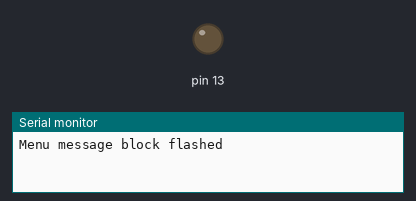
Recording of a sketch running on a simulated Arduino Uno, built with avr-gcc and run on an emulated ATmega328P. Shown: output pins drawn as LEDs (lit = HIGH), the last lines printed to the serial monitor. Wiring (inferred from the names in the program): 24Cxx EEPROM at I2C address 0x50. Dashed ring = blinking. EEPROM starts erased.

Above: at 0.6 s.
At 2.6 s:
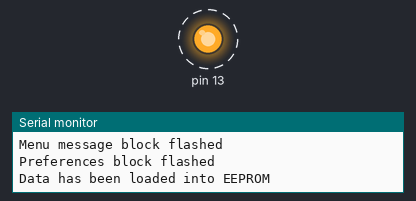
Timing chart, 0 to 3.0 s (numbered marks = the images above):
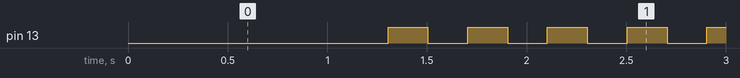

Measured:
- by itself, pin 13: alternates HIGH for 0.20 s and LOW for 0.20 s

The sketch:

eepromLoader.ino
```cpp
#include <Wire.h>
#include <avr/pgmspace.h>
#include "I2C_eeprom.h"
#include "ConfigBlock.h"
#include "MenuBlock.h"

#define MEM_CHIP_ADDR 0x50


#define PREERENCES_SIZE           2

bool wasRun = false;

I2C_eeprom ee(0x50);
byte ledState = LOW;

void setup() {
  pinMode(13, OUTPUT);
  digitalWrite(13, LOW);
  Wire.begin();
  Serial.begin(9600);
}

void loop() {
  if (!wasRun) {
    uint16_t offset = MEM_DATA_ADDR;
    offset = writeMenuUa(offset, &ee, true);
    offset = writeMenuEn(offset, &ee, true);
    offset = writePreferences(offset, &ee);

    wasRun = true;
    Serial.println("Data has been loaded into EEPROM");
  }

  digitalWrite(13, ledState);
  if (ledState == LOW) {
    ledState = HIGH;
  } else {
    ledState = LOW;
  }
  delay(200);
}

// --------------------------------------------------------------

//void readProgmem() {
//  byte data = 0;
//  for (int i = 0; i < MENU_ROWS; i++) {
//    for (int j = 0; j < MENU_LINE_LENGTH; j++) {
//      data = pgm_read_byte(menuUaBlock + i * MENU_LINE_LENGTH + j);
//      Serial.print(data, HEX);
//      Serial.print(" ");
//    }
//    Serial.println();
//  }
//}

unsigned int readInt(uint16_t address) {
  byte lowByte = ee.readByte(address);
  byte highByte = ee.readByte(address + 1);

  return ((lowByte << 0) & 0xFF) + ((highByte << 8) & 0xFF00);
}

void writeInt(uint16_t address, uint16_t value) {
  byte lowByte = ((value >> 0) & 0xFF);
  byte highByte = ((value >> 8) & 0xFF);

  ee.writeByte(address, lowByte);
  ee.writeByte(address + 1, highByte);
}

// -----------------------------------------------------------------

//
//void readMenu(int startAddr) {
//  for (int i = 0; i < MENU_ROWS; i++) {
//    for (int j = 0; j < MENU_LINE_LENGTH; j++) {
//      Serial.print(ee.readByte(startAddr + i * MENU_LINE_LENGTH + j), HEX);
//      Serial.print(" ");
//    }
//    Serial.println();
//  }
//}
```

I2C_eeprom.cpp
```cpp
//
//    FILE: I2C_eeprom.cpp
//  AUTHOR: Rob Tillaart
// VERSION: 1.0.05
// PURPOSE: Simple I2C_eeprom library for Arduino with EEPROM 24LC256 et al.
//
// HISTORY:
// 0.1.00 - 2011-01-21 initial version
// 0.1.01 - 2011-02-07 added setBlock function
// 0.2.00 - 2011-02-11 fixed 64 bit boundary bug
// 0.2.01 - 2011-08-13 _readBlock made more robust + return value
// 1.0.00 - 2013-06-09 support for Arduino 1.0.x
// 1.0.01 - 2013-11-01 fixed writeBlock bug, refactor
// 1.0.02 - 2013-11-03 optimize internal buffers, refactor
// 1.0.03 - 2013-11-03 refactor 5 millis() write-latency
// 1.0.04 - 2013-11-03 fix bug in readBlock, moved waitEEReady() -> more efficient.
// 1.0.05 - 2013-11-06 improved waitEEReady(), added determineSize()
//
// Released to the public domain
//

#include "I2C_eeprom.h"

I2C_eeprom::I2C_eeprom(uint8_t device)
{
    _deviceAddress = device;
    Wire.begin();
    _lastWrite = 0;
    TWBR = 12;          // 12=400Khz  32=200  72=100 152=50    F_CPU/16+(2*TWBR)
}

int I2C_eeprom::writeByte(uint16_t address, uint8_t data)
{
    int rv = _WriteBlock(address, &data, 1);
    return rv;
}

int I2C_eeprom::setBlock(uint16_t address, uint8_t data, uint16_t length)
{
    uint8_t buffer[I2C_TWIBUFFERSIZE];
    for (uint8_t i =0; i< I2C_TWIBUFFERSIZE; i++) buffer[i] = data;

    int rv = _pageBlock(address, buffer, length, false); // todo check return value..
    return rv;
}

int I2C_eeprom::writeBlock(uint16_t address, uint8_t* buffer, uint16_t length)
{
    int rv = _pageBlock(address, buffer, length, true); // todo check return value..
    return rv;
}

uint8_t I2C_eeprom::readByte(uint16_t address)
{
    uint8_t rdata;
    _ReadBlock(address, &rdata, 1);
    return rdata;
}

uint16_t I2C_eeprom::readBlock(uint16_t address, uint8_t* buffer, uint16_t length)
{
    uint16_t rv = 0;
    while (length > 0)
    {
        uint8_t cnt = min(length, I2C_TWIBUFFERSIZE);
        rv += _ReadBlock(address, buffer, cnt);
        address += cnt;
        buffer += cnt;
        length -= cnt;
    }
    return rv;
}

#ifdef I2C_EEPROM_EXTENDED
// returns 64, 32, 16, 8, 4, 2, 1, 0
// 0 is smaller than 1K
uint8_t I2C_eeprom::determineSize()
{
    uint8_t rv = 0;  // unknown
    uint8_t orgValues[8];
    uint16_t addr;

    // remember old values, non destructive
    for (uint8_t i=0; i<8; i++)
    {
        addr = (512 << i) + 1;
        orgValues[i] = readByte(addr);
    }

    // scan page folding
    for (uint8_t i=0; i<8; i++)
    {
        rv = i;
        uint16_t addr1 = (512 << i) + 1;
        uint16_t addr2 = (512 << (i+1)) + 1;
        writeByte(addr1, 0xAA);
        writeByte(addr2, 0x55);
        if (readByte(addr1) == 0x55) // folded!
        {
            break;
        }
    }

    // restore original values
    for (uint8_t i=0; i<8; i++)
    {
        uint16_t addr = (512 << i) + 1;
        writeByte(addr, orgValues[i]);
    }
    return 0x01 << (rv-1);
}
#endif

////////////////////////////////////////////////////////////////////
//
// PRIVATE
//

// _pageBlock aligns buffer to page boundaries for writing.
// and to TWI buffer size
// returns 0 = OK otherwise error
int I2C_eeprom::_pageBlock(uint16_t address, uint8_t* buffer, uint16_t length, bool incrBuffer)
{
    int rv = 0;
    while (length > 0)
    {
        uint8_t bytesUntilPageBoundary = I2C_EEPROM_PAGESIZE - address%I2C_EEPROM_PAGESIZE;
        uint8_t cnt = min(length, bytesUntilPageBoundary);
        cnt = min(cnt, I2C_TWIBUFFERSIZE);

        int rv = _WriteBlock(address, buffer, cnt); // todo check return value..
        if (rv != 0) return rv;

        address += cnt;
        if (incrBuffer) buffer += cnt;
        length -= cnt;
    }
    return rv;
}

// pre: length <= I2C_EEPROM_PAGESIZE  && length <= I2C_TWIBUFFERSIZE;
// returns 0 = OK otherwise error
int I2C_eeprom::_WriteBlock(uint16_t address, uint8_t* buffer, uint8_t length)
{
    waitEEReady();


    Wire.beginTransmission(_deviceAddress);
#if defined(ARDUINO) && ARDUINO >= 100
    Wire.write((int)(address >> 8));
    Wire.write((int)(address & 0xFF));
    for (uint8_t cnt = 0; cnt < length; cnt++)
    Wire.write(buffer[cnt]);
#else
    Wire.send((int)(address >> 8));
    Wire.send((int)(address & 0xFF));
    for (uint8_t cnt = 0; cnt < length; cnt++)
    Wire.send(buffer[cnt]);
#endif
    int rv = Wire.endTransmission();
    _lastWrite = micros();
    return rv;
}

// pre: buffer is large enough to hold length bytes
// returns bytes written
uint8_t I2C_eeprom::_ReadBlock(uint16_t address, uint8_t* buffer, uint8_t length)
{
    waitEEReady();

    Wire.beginTransmission(_deviceAddress);
#if defined(ARDUINO) && ARDUINO >= 100
    Wire.write((int)(address >> 8));
    Wire.write((int)(address & 0xFF));
#else
    Wire.send((int)(address >> 8));
    Wire.send((int)(address & 0xFF));
#endif
    int rv = Wire.endTransmission();
    if (rv != 0) return 0;  // error

    Wire.requestFrom(_deviceAddress, length);
    uint8_t cnt = 0;
    uint32_t before = millis();
    while ((cnt < length) && ((millis() - before) < I2C_EEPROM_TIMEOUT))
    {
#if defined(ARDUINO) && ARDUINO >= 100
        if (Wire.available()) buffer[cnt++] = Wire.read();
#else
        if (Wire.available()) buffer[cnt++] = Wire.receive();
#endif
    }
    return cnt;
}

uint16_t I2C_eeprom::readInt(uint16_t address) {
  byte lowByte = readByte(address);
  byte highByte = readByte(address + 1);

  return ((lowByte << 0) & 0xFF) + ((highByte << 8) & 0xFF00);
}

void I2C_eeprom::writeInt(uint16_t address, uint16_t value) {
  byte lowByte = ((value >> 0) & 0xFF);
  byte highByte = ((value >> 8) & 0xFF);

  writeByte(address, lowByte);
  writeByte(address + 1, highByte);
}

void I2C_eeprom::waitEEReady()
{
#define I2C_WRITEDELAY  5000

    // Wait until EEPROM gives ACK again.
    // this is a bit faster than the hardcoded 5 milli
    while ((micros() - _lastWrite) <= I2C_WRITEDELAY)
    {
        Wire.beginTransmission(_deviceAddress);
        int x = Wire.endTransmission();
        if (x == 0) break;
    }
}

//
// END OF FILE
//
```

I2C_eeprom.h
```cpp
#ifndef I2C_EEPROM_H
#define I2C_EEPROM_H
//
//    FILE: I2C_eeprom.h
//  AUTHOR: Rob Tillaart
// PURPOSE: Simple I2C_eeprom library for Arduino with EEPROM 24LC256 et al.
// VERSION: 1.0.05
// HISTORY: See I2C_eeprom.cpp
//     URL: http://arduino.cc/playground/Main/LibraryForI2CEEPROM
//
// Released to the public domain
//

#include <Wire.h>

#if defined(ARDUINO) && ARDUINO >= 100
#include "Arduino.h"
#else
#include "WProgram.h"
#include "Wstring.h"
#include "Wiring.h"
#endif

#define I2C_EEPROM_VERSION "1.0.05"

// I2C_EEPROM_PAGESIZE must be multiple of 2 e.g. 16, 32 or 64
// 24LC256 -> 64 bytes
#define I2C_EEPROM_PAGESIZE 16

// TWI buffer needs max 2 bytes for address
#define I2C_TWIBUFFERSIZE  30

// to break blocking read/write
#define I2C_EEPROM_TIMEOUT  1000

// comment next line to keep lib small
//#define I2C_EEPROM_EXTENDED

class I2C_eeprom
{
public:
    I2C_eeprom(uint8_t deviceAddress);

    int writeByte(uint16_t address, uint8_t value);
    int writeBlock(uint16_t address, uint8_t* buffer, uint16_t length);
    int setBlock(uint16_t address, uint8_t value, uint16_t length);

    uint8_t readByte(uint16_t address);
    uint16_t readBlock(uint16_t address, uint8_t* buffer, uint16_t length);
    uint16_t readInt(uint16_t address);
    void writeInt(uint16_t address, uint16_t value);

#ifdef I2C_EEPROM_EXTENDED
    uint8_t determineSize();
#endif

private:
    uint8_t _deviceAddress;
    uint32_t _lastWrite;  // for waitEEReady

    int _pageBlock(uint16_t address, uint8_t* buffer, uint16_t length, bool incrBuffer);
    int _WriteBlock(uint16_t address, uint8_t* buffer, uint8_t length);
    uint8_t _ReadBlock(uint16_t address, uint8_t* buffer, uint8_t length);

    void waitEEReady();
};

#endif
// END OF FILE
```

MenuBlock.h
```cpp
#ifndef _MENU_BLOCK_H
#define _MENU_BLOCK_H

#ifdef __AVR__
#include <avr/io.h>
#include <avr/pgmspace.h>
#elif defined(ESP8266)
#include <pgmspace.h>
#else
#define PROGMEM
#endif

#include "I2C_eeprom.h"

#define MENU_LINE_LENGTH          14

const char menuEnBlock[] PROGMEM = {
  'M',  'o',  'd',  'e',  'm',  ' ' , 'C',  'o',  'n',  'f',  'i',  'g',  ' ',  ' ',     // 0.  Modem Config
  'S',  'e',  'c',  'r',  'e',  't',  ' ',  'K',  'e',  'y',  ' ',  ' ',  ' ',  ' ',     // 1.  Secret Key
  'M',  'e',  'm',  'o',  'r',  'y',  ' ',  'S',  'l',  'o',  't',  's',  ' ',  ' ',     // 2.  Memory Slots
  'M',  'o',  'd',  'e',  'm',  0xBC, 'M',  'e',  'm',  'o',  'r',  'y',  ' ',  ' ',     // 3.  Modem->Memory
  'M',  'o',  'd',  'e',  'm',  0xBC, 'S',  'c',  'r',  'e',  'e',  'n',  ' ',  ' ',     // 4.  Modem->Screen
  'M',  'e',  'm',  'o',  'r',  'y',  0xBC, 'M',  'o',  'd',  'e',  'm',  ' ',  ' ',     // 5.  Memory->Modem
  'M',  'e',  'm',  'o',  'r',  'y',  0xBC, 'S',  'c',  'r',  'e',  'e',  'n',  ' ',     // 6.  Memory->Screen
  ' ',  ' ',  ' ',  'M',  'e',  'm',  ' ',  'S',  'l',  'o',  't',  ' ',  '1',  ' ',     // 7.  Mem Slot 1
  ' ',  ' ',  ' ',  'M',  'e',  'm',  ' ',  'S',  'l',  'o',  't',  ' ',  '2',  ' ',     // 8.  Mem Slot 2
  ' ',  ' ',  ' ',  'M',  'e',  'm',  ' ',  'S',  'l',  'o',  't',  ' ',  '3',  ' ',     // 9.  Mem Slot 3
  ' ',  ' ',  ' ',  'M',  'e',  'm',  ' ',  'S',  'l',  'o',  't',  ' ',  '4',  ' ',     // 10. Mem Slot 4
  ' ',  ' ',  ' ',  'M',  'e',  'm',  ' ',  'S',  'l',  'o',  't',  ' ',  '5',  ' ',     // 11. Mem Slot 5
  ' ',  ' ',  ' ',  'M',  'e',  'm',  ' ',  'S',  'l',  'o',  't',  ' ',  '6',  ' ',     // 12. Mem Slot 6
  'D',  'e',  'l',  'e',  't',  'e',  ' ',  'A',  'l',  'l',  ' ',  ' ',  ' ',  ' ',     // 13. Delete All
  'D',  'e',  'l',  'e',  't',  'e',  ' ',  'O',  'n',  'e',  ' ',  ' ',  ' ',  ' ',     // 14. Delete One
  'P',  'r',  'e',  'f',  'e',  'r',  'e',  'n',  'c',  'e',  's',  ' ',  ' ',  ' ',     // 15. Preferences
  'L',  'a',  'n',  'g',  'u',  'a',  'g',  'e',  ' ',  ' ',  ' ',  ' ',  ' ',  ' ',     // 16. Language
  'S',  'e',  'r',  'i',  'a',  'l', ' ',   'S',  'p',  'e',  'e',  'd',  ' ',  ' ',     // 17. Serial Speed
  0xD4, 0xEC, 0xF2, 0xDE, 0xEA, 0xEF, 0xF3, 0xFC, 0xEC, 0xDE, ' ',  ' ',  ' ',  ' ',     // 18. Українська
  'E',  'n',  'g',  'l',  'i',  's',  'h',  ' ',  ' ',  ' ',  ' ',  ' ',  ' ',  ' ',     // 19. English
  '1',  '9',  '2',  '0',  '0',  ' ',  ' ',  ' ',  ' ',  ' ',  ' ',  ' ',  ' ',  ' ',     // 20. 19200
  '2',  '8',  '8',  '0',  '0',  ' ',  ' ',  ' ',  ' ',  ' ',  ' ',  ' ',  ' ',  ' ',     // 21. 28800
  '3',  '1',  '2',  '5',  '0',  ' ',  ' ',  ' ',  ' ',  ' ',  ' ',  ' ',  ' ',  ' ',     // 22. 31250
  '3',  '8',  '4',  '0',  '0',  ' ',  ' ',  ' ',  ' ',  ' ',  ' ',  ' ',  ' ',  ' ',     // 23. 38400
  '5',  '7',  '6',  '0',  '0',  ' ',  ' ',  ' ',  ' ',  ' ',  ' ',  ' ',  ' ',  ' ',     // 24. 57600
  '1',  '1',  '5',  '2',  '0',  '0',  ' ',  ' ',  ' ',  ' ',  ' ',  ' ',  ' ',  ' ',     // 25. 115200
  ' ',  ' ',  ' ',  ' ',  'S',  'a',  'v',  'e',  'd',  '!',  ' ',  ' ',  ' ',  ' ',     // 26. Saved!
  ' ',  ' ',  ' ',  'R',  'e',  'a',  'd',  'i',  'n',  'g',  ' ',  ' ',  ' ',  ' ',     // 27. Reading
  ' ',  ' ',  ' ',  'D',  'e',  'l',  'e',  't',  'e',  'd',  '!',  ' ',  ' ',  ' '      // 28. Deleted!

};

const char menuUaBlock[] PROGMEM = {
  0xCB, 0xF0, 0xEF, 0xF6, 0xE9, 0xE1, ' ',  0xEE, 0xF0, 0xE3, 0xE4, 0xEE, 0xDE, ' ',     // 0.  Конфіг модема
  0xD2, 0xE4, 0xEC, 0xF2, 0xE4, 0xF4, 0xEF, 0xE8, 0xEB, ' ',  0xEc, 0xED, 0xFD, 0xF9,    // 1.  Секретний ключ
  0xD0, 0xF2, 0xF0, 0xF6, 0xE9, 0xED, 0xE9, ' ',  ' ',  ' ',  ' ',  ' ',  ' ',  ' ',     // 2.  Профілі
  0xCD, 0xF0, 0xE3, 0xE4, 0xEE, 0xBC, 0xD0, 0xDE, 0xEE, 0xBA, 0xFE, 0xF4, 0xFC, ' ',     // 3.  Модем->Память
  0xCD, 0xF0, 0xE3, 0xE4, 0xEE, 0xBC, 0xC3, 0xEC, 0xF2, 0xDE, 0xEF, ' ',  ' ',  ' ',     // 4.  Модем->Екран
  0xD0, 0xDE, 0xEE, 0xBA, 0xFE, 0xF4, 0xFC, 0xBC, 0xCD, 0xF0, 0xE3, 0xE4, 0xEE, ' ',     // 5.  Память->Модем
  0xD0, 0xDE, 0xEE, 0xBA, 0xFE, 0xF4, 0xFC, 0xBC, 0xC3, 0xEC, 0xF2, 0xDE, 0xEF, ' ',     // 6.  Память->Екран
  ' ',  ' ',  ' ',  0xD0, 0xF2, 0xF0, 0xF6, 0xE9, 0xED, 0xFC, ' ',  '1',  ' ',  ' ',     // 7.  Профіль 1
  ' ',  ' ',  ' ',  0xD0, 0xF2, 0xF0, 0xF6, 0xE9, 0xED, 0xFC, ' ',  '2',  ' ',  ' ',     // 8.  Профіль 2
  ' ',  ' ',  ' ',  0xD0, 0xF2, 0xF0, 0xF6, 0xE9, 0xED, 0xFC, ' ',  '3',  ' ',  ' ',     // 9.  Профіль 3
  ' ',  ' ',  ' ',  0xD0, 0xF2, 0xF0, 0xF6, 0xE9, 0xED, 0xFC, ' ',  '4',  ' ',  ' ',     // 10. Профіль 4
  ' ',  ' ',  ' ',  0xD0, 0xF2, 0xF0, 0xF6, 0xE9, 0xED, 0xFC, ' ',  '5',  ' ',  ' ',     // 11. Профіль 5
  ' ',  ' ',  ' ',  0xD0, 0xF2, 0xF0, 0xF6, 0xE9, 0xED, 0xFC, ' ',  '6',  ' ',  ' ',     // 12. Профіль 6
  0xBF, 0xE8, 0xE3, 0xDE, 0xED, 0xE8, 0xF4, 0xE8, ' ',  0xF5, 0xF3, 0xE9, ' ',  ' ',     // 13. Видалити усі
  0xBF, 0xE8, 0xE3, 0xDE, 0xED, 0xE8, 0xF4, 0xE8, ' ',  0xF0, 0xE3, 0xE8, 0xEF, ' ',     // 14. Видалити один
  0xCB, 0xF0, 0xEF, 0xF6, 0xE9, 0xE1, 0xF5, 0xF2, 0xDE, 0xF8, 0xE9, 0xEA, ' ',  ' ',     // 15. Конфігурації
  0xCD, 0xF0, 0xE0, 0xDE, ' ',  ' ',  ' ',  ' ',  ' ',  ' ',  ' ',  ' ',  ' ',  ' ',     // 16. Мова
  0xD8, 0xDE, 0xF3, 0xF4, 0xF0, 0xF4, 0xDE, ' ',  0xD0, 0xF0, 0xF2, 0xF4, 0xDE, ' ',     // 17. Частота Порта
  0xD4, 0xEC, 0xF2, 0xDE, 0xEA, 0xEF, 0xF3, 0xFC, 0xEC, 0xDE, ' ',  ' ',  ' ',  ' ',     // 18. Українська
  'E',  'n',  'g',  'l',  'i',  's',  'h',  ' ',  ' ',  ' ',  ' ',  ' ',  ' ',  ' ',     // 19. English
  '1',  '9',  '2',  '0',  '0',  ' ',  ' ',  ' ',  ' ',  ' ',  ' ',  ' ',  ' ',  ' ',     // 20. 19200
  '2',  '8',  '8',  '0',  '0',  ' ',  ' ',  ' ',  ' ',  ' ',  ' ',  ' ',  ' ',  ' ',     // 21. 28800
  '3',  '1',  '2',  '5',  '0',  ' ',  ' ',  ' ',  ' ',  ' ',  ' ',  ' ',  ' ',  ' ',     // 22. 31250
  '3',  '8',  '4',  '0',  '0',  ' ',  ' ',  ' ',  ' ',  ' ',  ' ',  ' ',  ' ',  ' ',     // 23. 38400
  '5',  '7',  '6',  '0',  '0',  ' ',  ' ',  ' ',  ' ',  ' ',  ' ',  ' ',  ' ',  ' ',     // 24. 57600
  '1',  '1',  '5',  '2',  '0',  '0',  ' ',  ' ',  ' ',  ' ',  ' ',  ' ',  ' ',  ' ',     // 25. 115200
  ' ',  ' ',  0xC6, 0xDF, 0xE4, 0xF2, 0xE4, 0xE6, 0xE4, 0xEF, 0xF0, '!',  ' ',  ' ',     // 26. Збережено!
  ' ',  ' ',  0xC6, 0xF9, 0xE8, 0xF4, 0xF5, 0xE0, 0xDE, 0xEF, 0xEF, 0xFE, ' ',  ' ',     // 27. Зчитування
  ' ',  ' ',  0xBF, 0xE8, 0xE3, 0xDE, 0xED, 0xE4, 0xEF, 0xF0, '!',  ' ',  ' ',  ' '      // 28. Видалено!

};

int getMenuRowsCount(void) {
  return sizeof(menuUaBlock) / MENU_LINE_LENGTH;
}

int getMenuByteCount(void) {
  return sizeof(menuUaBlock);
}

uint16_t writeMenu(uint16_t addrOffset, I2C_eeprom* ee, uint16_t configAddr, const char* progmem, bool showData) {
  ee->writeInt(configAddr, addrOffset);

  int menuRows = getMenuRowsCount();
  char data;
  char testdata;
  for (int i = 0; i < menuRows; i++) {
    for (int j = 0; j < MENU_LINE_LENGTH; j++) {
      data = (char) pgm_read_byte(progmem + i * MENU_LINE_LENGTH + j);
      testdata = (char) ee->readByte(addrOffset + i * MENU_LINE_LENGTH + j);
      if (testdata != data) {
        ee->writeByte(addrOffset + i * MENU_LINE_LENGTH + j, data);
      }
    }
  }

  Serial.println("Menu message block flashed");
  addrOffset += getMenuByteCount();
  return addrOffset;
}

uint16_t writeMenuUa(uint16_t addrOffset, I2C_eeprom* ee, bool showData) {
  return writeMenu(addrOffset, ee, MENU_UA_BLOCK_ADDR, menuUaBlock, showData);
}

uint16_t writeMenuEn(uint16_t addrOffset, I2C_eeprom* ee, bool showData) {
  return writeMenu(addrOffset, ee, MENU_EN_BLOCK_ADDR, menuEnBlock, showData);
}


#endif
```

Source omitted: ConfigBlock.h (1397 bytes)
